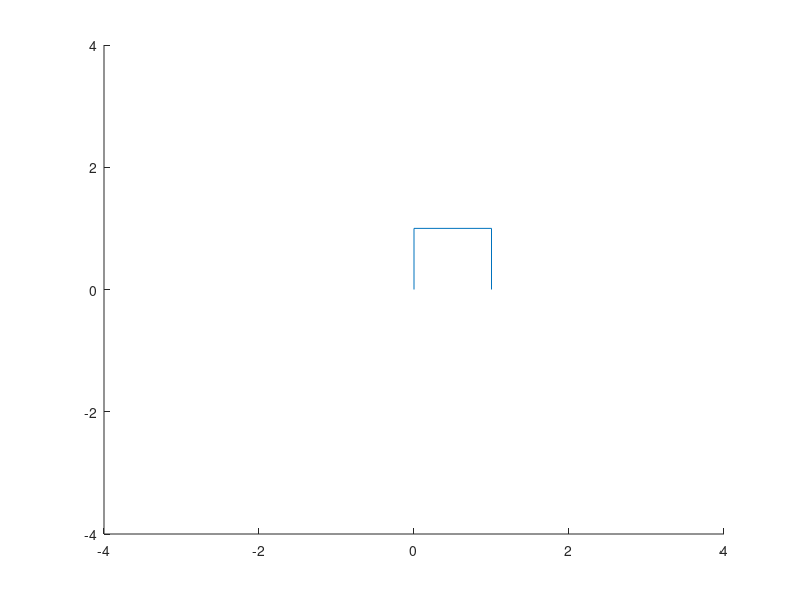

Reproduce this figure in MATLAB. (Note: this script raises an error after producing the figure.)
% Initial points of the 3 arms
x = [0 0 1 1];
y = [0 1 1 0];

% Draw lines in initial positions
for i = 1 : 3
    line([x(i), x(i + 1)], [y(i), y(i + 1)]);
    axis([-4 4 -4 4]);
end

% I am assuming the reference frames' x axes along the length of
% the links for each link.
% theta = angle from old x to new x along old z axis
% but z axis is same due to planar nature of arm.

theta1 = pi / 2;
theta2 = pi / 4;
theta3 = pi / 4;

% transformation matrices

% rotation matrices
R1 = Rotate(theta1);
R2 = Rotate(theta2);
R3 = Rotate(theta3);

% translation matrices
% as length is same for all links, so only one is needed now.
T2 = Translate(1);

% finding second point
Y = R1 * T2;
Y1 = Y * [0; 0; 0; 1];
x(2) = Y1(1);
y(2) = Y1(2);

% finding third point
Y = R1 * T2 * R2 * T2;
Y1 = Y * [0; 0; 0; 1];
x(3) = Y1(1);
y(3) = Y1(2);

% finding fourth point
Y = R1 * T2 * R2 * T2 * R3 * T2;
Y1 = Y * [0; 0; 0; 1];
x(4) = Y1(1);
y(4) = Y1(2);

% display points
length1 = (((x(1) - x(2)) .^ 2) + ((y(1) - y(2)) .^ 2)) .^ (0.5);
length2 = (((x(3) - x(2)) .^ 2) + ((y(3) - y(2)) .^ 2)) .^ (0.5);
length3 = (((x(3) - x(4)) .^ 2) + ((y(3) - y(4)) .^ 2)) .^ (0.5);
disp(length1);
disp(length2);
disp(length3);
line([x(1), x(2)], [y(1), y(2)]);
line([x(2), x(3)], [y(2), y(3)]);
line([x(3), x(4)], [y(3), y(4)]);
